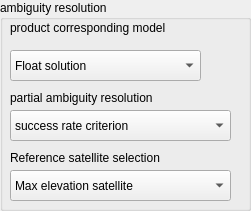
  <widget class="QGroupBox" name="groupBox_3">
   <property name="geometry">
    <rect>
     <x>1090</x>
     <y>30</y>
     <width>251</width>
     <height>211</height>
    </rect>
   </property>
   <property name="title">
    <string>ambiguity resolution</string>
   </property>
   <widget class="QComboBox" name="positioning_method">
    <property name="geometry">
     <rect>
      <x>10</x>
      <y>50</y>
      <width>191</width>
      <height>31</height>
     </rect>
    </property>
    <item>
     <property name="text">
      <string>Float solution</string>
     </property>
    </item>
    <item>
     <property name="text">
      <string>Integer clock products</string>
     </property>
    </item>
    <item>
     <property name="text">
      <string>OSBs products</string>
     </property>
    </item>
    <item>
     <property name="text">
      <string>UPD/FCBs products</string>
     </property>
    </item>
   </widget>
   <widget class="QComboBox" name="PAR_subset">
    <property name="geometry">
     <rect>
      <x>10</x>
      <y>110</y>
      <width>221</width>
      <height>31</height>
     </rect>
    </property>
    <property name="frame">
     <bool>true</bool>
    </property>
    <item>
     <property name="text">
      <string>success rate criterion</string>
     </property>
    </item>
    <item>
     <property name="text">
      <string>elevation angle strategy</string>
     </property>
    </item>
    <item>
     <property name="text">
      <string>ADOP strategy</string>
     </property>
    </item>
    <item>
     <property name="text">
      <string>posterior residual sequence</string>
     </property>
    </item>
    <item>
     <property name="text">
      <string>full ambiguity fixed</string>
     </property>
    </item>
    <item>
     <property name="text">
      <string>Diagonal var</string>
     </property>
    </item>
   </widget>
   <widget class="QLabel" name="label_8">
    <property name="geometry">
     <rect>
      <x>10</x>
      <y>20</y>
      <width>221</width>
      <height>16</height>
     </rect>
    </property>
    <property name="text">
     <string>product corresponding model</string>
    </property>
   </widget>
   <widget class="QLabel" name="label_9">
    <property name="geometry">
     <rect>
      <x>10</x>
      <y>90</y>
      <width>231</width>
      <height>16</height>
     </rect>
    </property>
    <property name="text">
     <string>partial ambiguity resolution</string>
    </property>
   </widget>
   <widget class="QLabel" name="label_3">
    <property name="geometry">
     <rect>
      <x>10</x>
      <y>150</y>
      <width>211</width>
      <height>16</height>
     </rect>
    </property>
    <property name="text">
     <string>Reference satellite selection</string>
    </property>
   </widget>
   <widget class="QComboBox" name="Ref_satelite">
    <property name="geometry">
     <rect>
      <x>10</x>
      <y>170</y>
      <width>221</width>
      <height>31</height>
     </rect>
    </property>
    <item>
     <property name="text">
      <string>Max elevation satellite</string>
     </property>
    </item>
    <item>
     <property name="text">
      <string>Minimum variance satellite</string>
     </property>
    </item>
   </widget>
  </widget>
